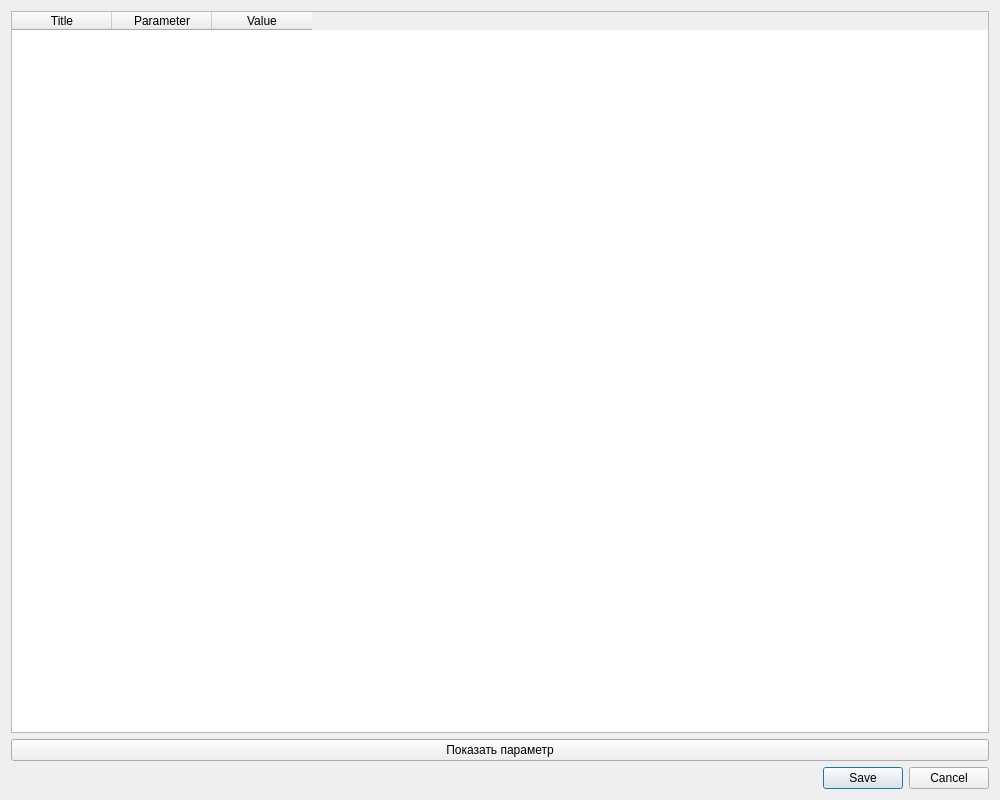
<?xml version="1.0" encoding="UTF-8"?>
<ui version="4.0">
 <class>DObjectProperties</class>
 <widget class="QDialog" name="DObjectProperties">
  <property name="geometry">
   <rect>
    <x>0</x>
    <y>0</y>
    <width>1000</width>
    <height>800</height>
  </rect>
 </property>
  <property name="windowTitle">
   <string>Properties</string>
  </property>
  <layout class="QVBoxLayout" name="verticalLayout">
   <item>
    <widget class="QTableWidget" name="tableWidget">
     <column>
      <property name="text">
       <string>Title</string>
      </property>
     </column>
     <column>
      <property name="text">
       <string>Parameter</string>
      </property>
     </column>
     <column>
      <property name="text">
       <string>Value</string>
      </property>
     </column>
    </widget>
   </item>
   <item>
    <widget class="QPushButton" name="btnToggleParam">
     <property name="text">
      <string>Показать параметр</string>
     </property>
    </widget>
   </item>
   <item>
    <widget class="QDialogButtonBox" name="buttonBox">
     <property name="orientation">
      <enum>Qt::Horizontal</enum>
     </property>
     <property name="standardButtons">
      <set>QDialogButtonBox::Cancel|QDialogButtonBox::Save</set>
     </property>
    </widget>
   </item>
  </layout>
 </widget>
 <resources/>
 <connections>
  <connection>
   <sender>buttonBox</sender>
   <signal>accepted()</signal>
   <receiver>DObjectProperties</receiver>
   <slot>accept()</slot>
   <hints>
    <hint type="sourcelabel">
     <x>248</x>
     <y>254</y>
    </hint>
    <hint type="destinationlabel">
     <x>157</x>
     <y>274</y>
    </hint>
   </hints>
  </connection>
  <connection>
   <sender>buttonBox</sender>
   <signal>rejected()</signal>
   <receiver>DObjectProperties</receiver>
   <slot>reject()</slot>
   <hints>
    <hint type="sourcelabel">
     <x>316</x>
     <y>260</y>
    </hint>
    <hint type="destinationlabel">
     <x>286</x>
     <y>274</y>
    </hint>
   </hints>
  </connection>
 </connections>
</ui>
